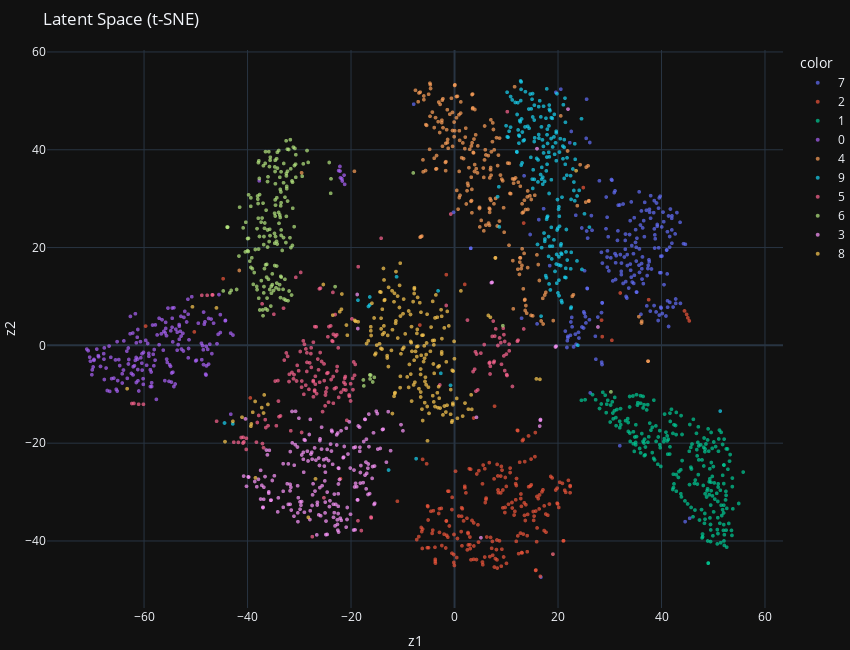

This figure's notebook cell:
### Code cell
plot_latent_space(vae, test_dl, use_3d=False, reducer='tsne')

### Figure 1 — Plotly figure (JSON) as saved in the notebook; plotly's stock layout.template omitted (floating-point values rounded to 4 significant figures; data arrays with more than 128 entries replaced by an {"elided": "..."} marker saying what was removed)
{"data": [{"hovertemplate": "color=7<br>x=%{x}<br>y=%{y}<extra></extra>", "legendgroup": "7", "marker": {"color": "#636efa", "opacity": 0.7, "symbol": "circle", "line": {"width": 0}, "size": 4}, "mode": "markers", "name": "7", "showlegend": true, "x": {"elided": "205 float values"}, "xaxis": "x", "y": {"elided": "205 float values"}, "yaxis": "y", "type": "scattergl"}, {"hovertemplate": "color=2<br>x=%{x}<br>y=%{y}<extra></extra>", "legendgroup": "2", "marker": {"color": "#EF553B", "opacity": 0.7, "symbol": "circle", "line": {"width": 0}, "size": 4}, "mode": "markers", "name": "2", "showlegend": true, "x": {"elided": "219 float values"}, "xaxis": "x", "y": {"elided": "219 float values"}, "yaxis": "y", "type": "scattergl"}, {"hovertemplate": "color=1<br>x=%{x}<br>y=%{y}<extra></extra>", "legendgroup": "1", "marker": {"color": "#00cc96", "opacity": 0.7, "symbol": "circle", "line": {"width": 0}, "size": 4}, "mode": "markers", "name": "1", "showlegend": true, "x": {"elided": "234 float values"}, "xaxis": "x", "y": {"elided": "234 float values"}, "yaxis": "y", "type": "scattergl"}, {"hovertemplate": "color=0<br>x=%{x}<br>y=%{y}<extra></extra>", "legendgroup": "0", "marker": {"color": "#ab63fa", "opacity": 0.7, "symbol": "circle", "line": {"width": 0}, "size": 4}, "mode": "markers", "name": "0", "showlegend": true, "x": {"elided": "175 float values"}, "xaxis": "x", "y": {"elided": "175 float values"}, "yaxis": "y", "type": "scattergl"}, {"hovertemplate": "color=4<br>x=%{x}<br>y=%{y}<extra></extra>", "legendgroup": "4", "marker": {"color": "#FFA15A", "opacity": 0.7, "symbol": "circle", "line": {"width": 0}, "size": 4}, "mode": "markers", "name": "4", "showlegend": true, "x": {"elided": "217 float values"}, "xaxis": "x", "y": {"elided": "217 float values"}, "yaxis": "y", "type": "scattergl"}, {"hovertemplate": "color=9<br>x=%{x}<br>y=%{y}<extra></extra>", "legendgroup": "9", "marker": {"color": "#19d3f3", "opacity": 0.7, "symbol": "circle", "line": {"width": 0}, "size": 4}, "mode": "markers", "name": "9", "showlegend": true, "x": {"elided": "194 float values"}, "xaxis": "x", "y": {"elided": "194 float values"}, "yaxis": "y", "type": "scattergl"}, {"hovertemplate": "color=5<br>x=%{x}<br>y=%{y}<extra></extra>", "legendgroup": "5", "marker": {"color": "#FF6692", "opacity": 0.7, "symbol": "circle", "line": {"width": 0}, "size": 4}, "mode": "markers", "name": "5", "showlegend": true, "x": {"elided": "179 float values"}, "xaxis": "x", "y": {"elided": "179 float values"}, "yaxis": "y", "type": "scattergl"}, {"hovertemplate": "color=6<br>x=%{x}<br>y=%{y}<extra></extra>", "legendgroup": "6", "marker": {"color": "#B6E880", "opacity": 0.7, "symbol": "circle", "line": {"width": 0}, "size": 4}, "mode": "markers", "name": "6", "showlegend": true, "x": {"elided": "178 float values"}, "xaxis": "x", "y": {"elided": "178 float values"}, "yaxis": "y", "type": "scattergl"}, {"hovertemplate": "color=3<br>x=%{x}<br>y=%{y}<extra></extra>", "legendgroup": "3", "marker": {"color": "#FF97FF", "opacity": 0.7, "symbol": "circle", "line": {"width": 0}, "size": 4}, "mode": "markers", "name": "3", "showlegend": true, "x": {"elided": "207 float values"}, "xaxis": "x", "y": {"elided": "207 float values"}, "yaxis": "y", "type": "scattergl"}, {"hovertemplate": "color=8<br>x=%{x}<br>y=%{y}<extra></extra>", "legendgroup": "8", "marker": {"color": "#FECB52", "opacity": 0.7, "symbol": "circle", "line": {"width": 0}, "size": 4}, "mode": "markers", "name": "8", "showlegend": true, "x": {"elided": "192 float values"}, "xaxis": "x", "y": {"elided": "192 float values"}, "yaxis": "y", "type": "scattergl"}], "layout": {"xaxis": {"anchor": "y", "domain": [0.0, 1.0], "title": {"text": "z1"}}, "yaxis": {"anchor": "x", "domain": [0.0, 1.0], "title": {"text": "z2"}}, "legend": {"title": {"text": "color"}, "tracegroupgap": 0}, "margin": {"t": 50, "l": 0, "r": 0, "b": 0}, "width": 850, "height": 650, "title": {"text": "Latent Space (t-SNE)"}}}
